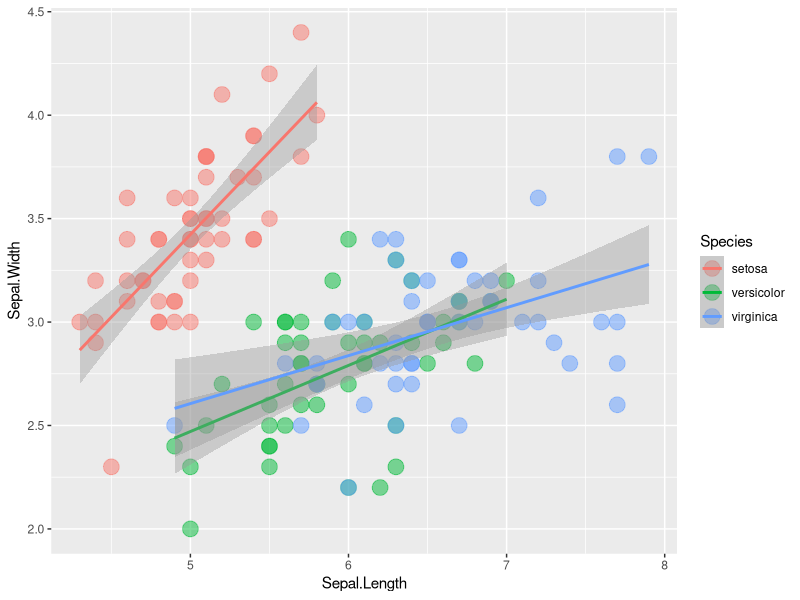
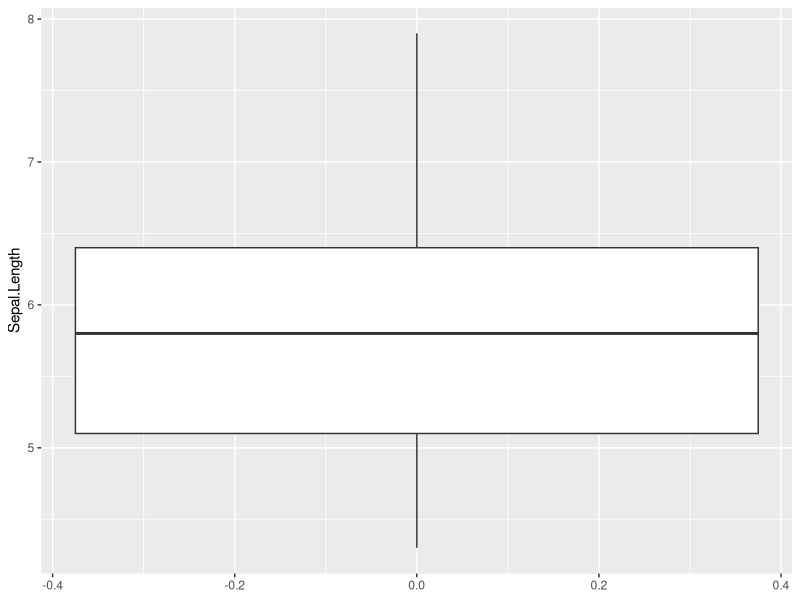
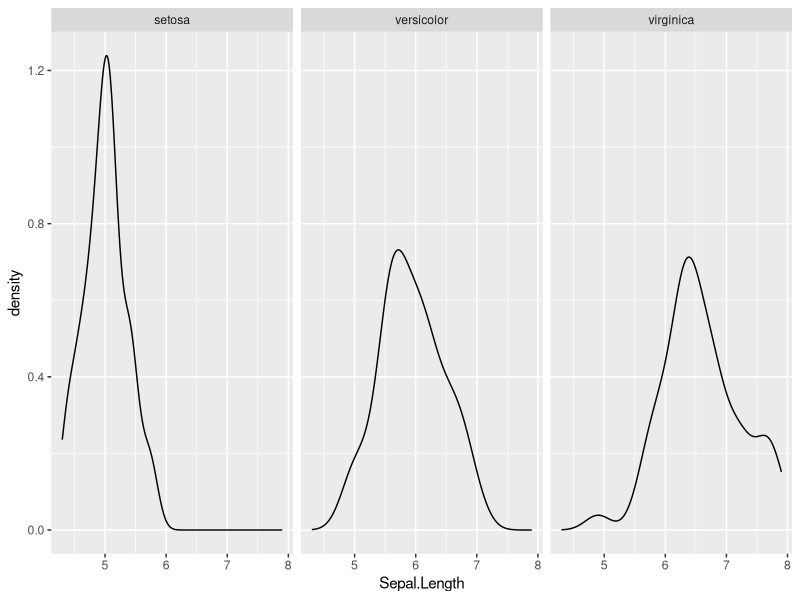
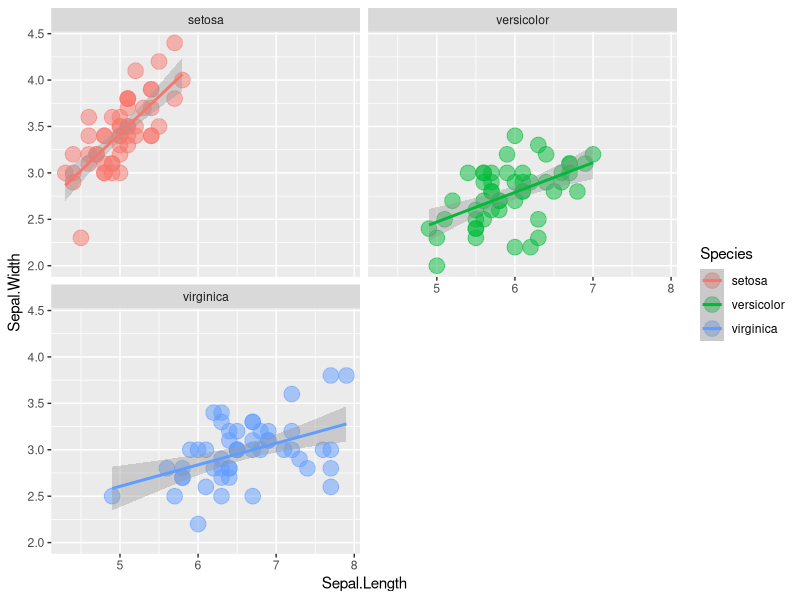
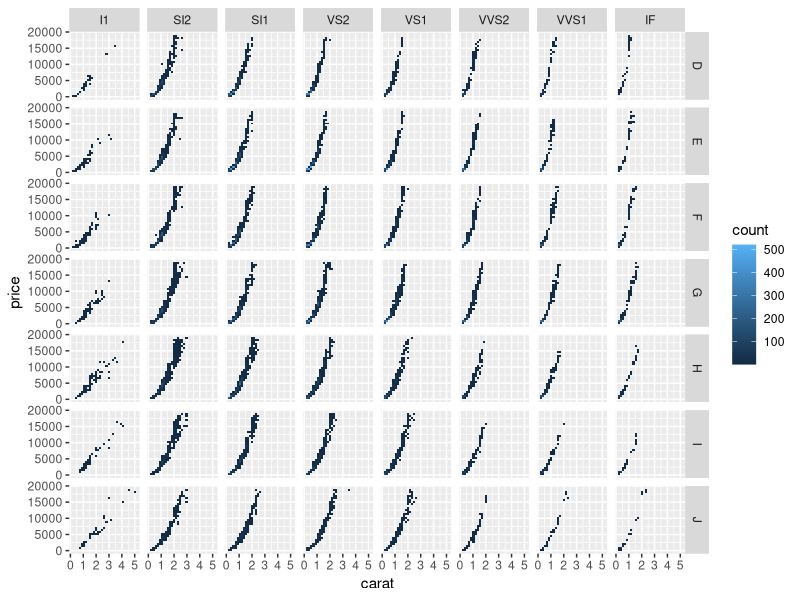
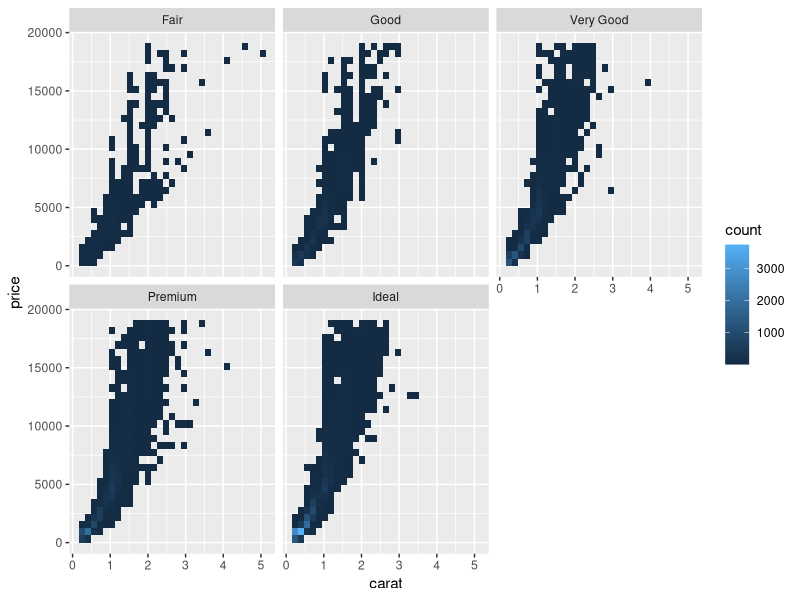
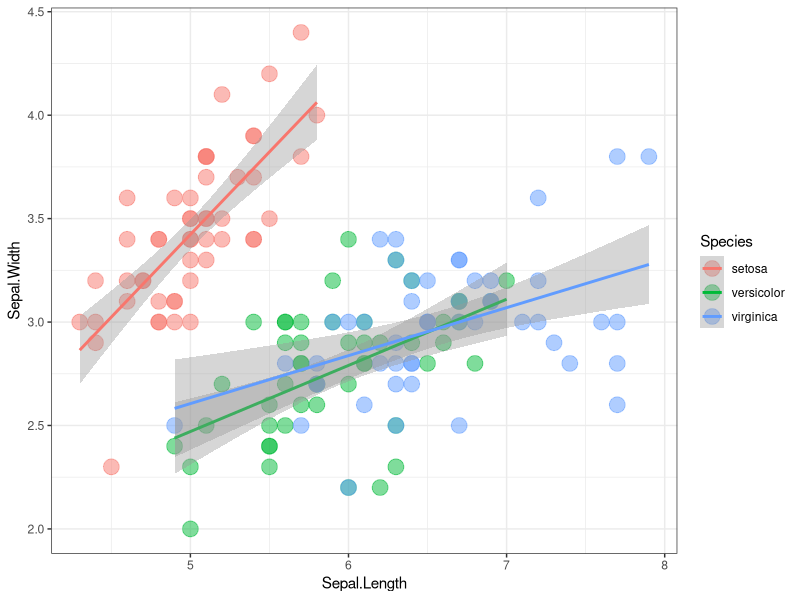
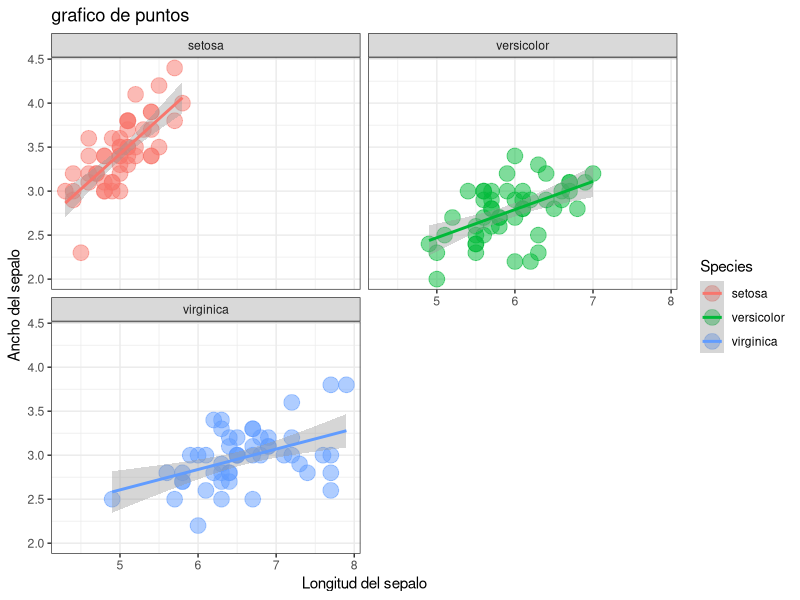

These charts were generated, in order, by the following R code:
###########################################################################
#                                                                         #
#                                ggplot 2                                 #
#               En esta sección se hablara de como realizar               #
#                     gráficos con el paquete ggplot2                     #
#                                                                         #
###########################################################################

library(tidyverse)

# Geometrías --------------------------------------------------------------
ggplot(iris,aes(x = Sepal.Length, y = Sepal.Width, color = Species)) + 
  geom_point(size = 5,alpha = 0.5) +
  geom_smooth(formula = y ~ x,method = "lm",se = T)

ggplot(iris,aes(y = Sepal.Length)) + 
  geom_boxplot()

ggplot(iris,aes(x = Sepal.Length)) + 
  geom_density() +
  facet_wrap(.~Species)

# Facetas -----------------------------------------------------------------
ggplot(iris,aes(x = Sepal.Length, y = Sepal.Width, color = Species)) + 
  geom_point(size = 5,alpha = 0.5) +
  geom_smooth(formula = y ~ x,method = "lm",se = T) +
  facet_wrap(.~Species,nrow = 2,ncol = 2)

ggplot(diamonds,aes(x = carat, y = price)) + 
  geom_bin2d() +
  facet_grid(color~clarity)

ggplot(diamonds,aes(x = carat, y = price)) + 
  geom_bin2d() +
  facet_wrap(.~cut)

# Temas -------------------------------------------------------------------
ggplot(iris,aes(x = Sepal.Length, y = Sepal.Width, color = Species)) + 
  geom_point(size = 5,alpha = 0.5) +
  geom_smooth(formula = y ~ x,method = "lm",se = T) +
  theme_bw()

# Etiquetas y título ------------------------------------------------------
ggplot(iris,aes(x = Sepal.Length, y = Sepal.Width, color = Species)) + 
  geom_point(size = 5,alpha = 0.5) +
  geom_smooth(formula = y ~ x,method = "lm",se = T) +
  facet_wrap(.~Species,nrow = 2,ncol = 2) +
  theme_bw() +
  labs(x = "Longitud del sepalo",y = "Ancho del sepalo",title = "grafico de puntos")

